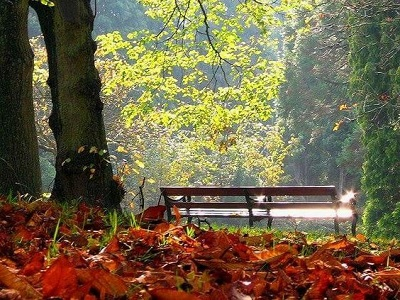
#> input picture Exercise IULI/Review/No 8/scene.jpg, 400 x 300 px
$ python 'No 8.py'   (Python 2 division)
#> lines starting #> are read from the running program, lines starting #| are printed output that depends on the picture; after the words box and inside, x2 and y2 are one past the last pixel; in counts of white or black regions, pixels touching at a corner belong together
# -*- coding: utf-8 -*-
"""
Created on Sun Mar 11 16:07:49 2018

@author: MSI
"""

import cv2
import numpy as np

img = cv2.imread('scene.jpg')
#> img is the input picture: shape (300, 400, 3); mean B, G, R 70.8, 100.8, 114.5
ret,val1 = cv2.threshold(img,128,255,cv2.THRESH_BINARY)
ret,val2 = cv2.threshold(img,128,255,cv2.THRESH_BINARY_INV)
ret,val3 = cv2.threshold(img,128,255,cv2.THRESH_TRUNC)
ret,val4 = cv2.threshold(img,128,255,cv2.THRESH_TOZERO)
ret,val5 = cv2.threshold(img,128,255,cv2.THRESH_TOZERO_INV)

gray= cv2.cvtColor(img,cv2.COLOR_BGR2GRAY)
numpy_horizontal = np.hstack((img,val1,val2))
numpy_horizontal2 = np.hstack((val3,val4,val5))
vertical = np.vstack((numpy_horizontal,numpy_horizontal2))

l1, w1, d1 = vertical.shape
#> l1 = 600; w1 = 1200; d1 = 3
black = np.zeros((l1/7, w1, d1), np.uint8)
hcat = cv2.vconcat((black, vertical))
font = cv2.FONT_HERSHEY_SIMPLEX

cv2.putText(hcat,'The order from left to right Ori,Binary,Binary_inv,Trunc,ToZero,ToZero_inv',(40,50), font, 0.8,(255, 255, 255), 3, 0)
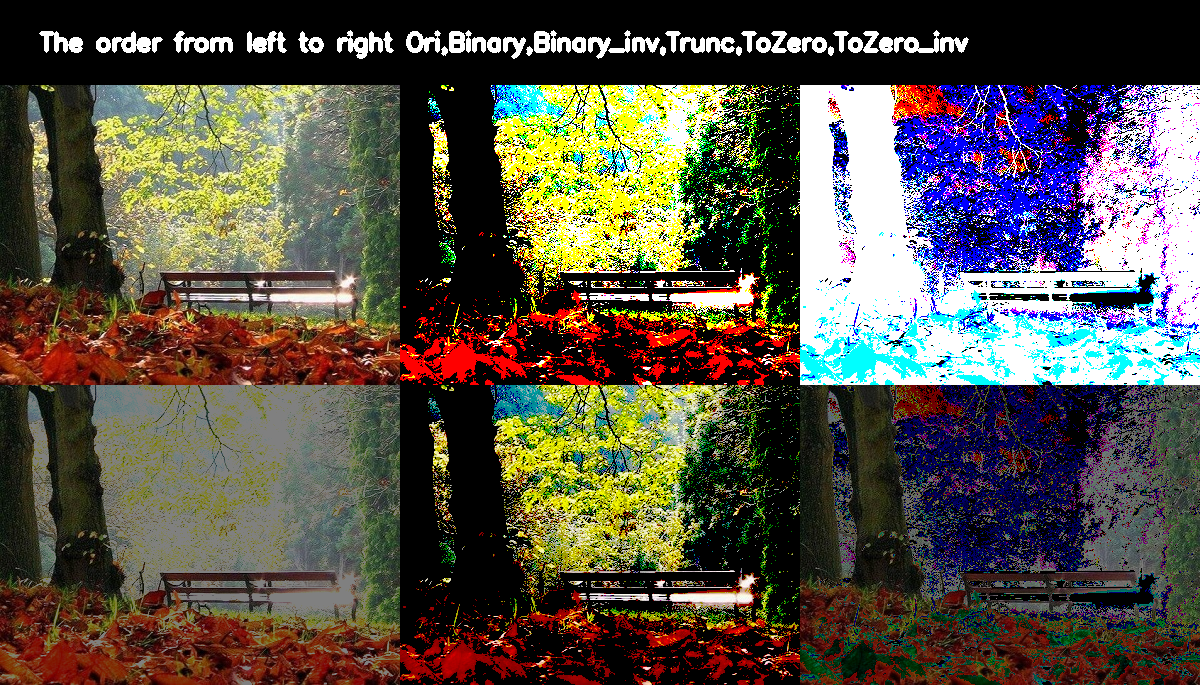
#> hcat: shape (685, 1200, 3); mean B, G, R 70.4, 81.7, 87.5


adp_val1 = cv2.adaptiveThreshold(gray,255,cv2.ADAPTIVE_THRESH_MEAN_C,cv2.THRESH_BINARY,9,5)
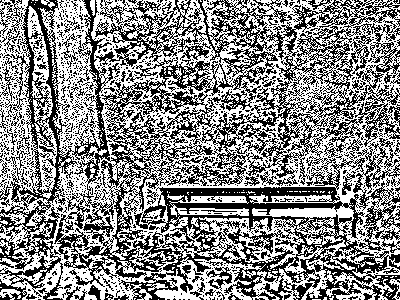
#> adp_val1: shape (300, 400); 53.8% white; black in thin lines or dots
adp_val2 = cv2.adaptiveThreshold(gray,255,cv2.ADAPTIVE_THRESH_MEAN_C,cv2.THRESH_BINARY_INV,9,5)
#> adp_val2: shape (300, 400); 46.2% white in thin lines or dots
adp_val3 =  cv2.adaptiveThreshold(gray,255,cv2.ADAPTIVE_THRESH_GAUSSIAN_C,cv2.THRESH_BINARY,9,5)
#> adp_val3: shape (300, 400); 56.5% white; black in thin lines or dots
adp_val4 = cv2.adaptiveThreshold(gray,255,cv2.ADAPTIVE_THRESH_GAUSSIAN_C,cv2.THRESH_BINARY_INV,9,5)
#> adp_val4: shape (300, 400); 43.5% white in thin lines or dots
hori1 = np.hstack((adp_val1,adp_val2,adp_val3,adp_val4))
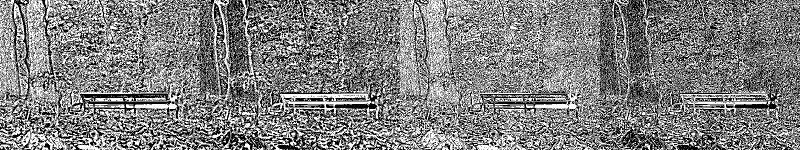
#> hori1: shape (300, 1600) (shown at 1/2 size); 50% white in thin lines or dots
l2, w2= hori1.shape
#> l2 = 300; w2 = 1600
black2 = np.zeros((l2/7, w2), np.uint8)
hcat2 = cv2.vconcat((black2, hori1))
#> hcat2: shape (342, 1600); 43.9% white in thin lines or dots, all inside (x1, y1, x2, y2) = (0, 42, 1600, 342)
font = cv2.FONT_HERSHEY_SIMPLEX

cv2.putText(hcat2,'Adaptive threshold param 5, The order Mean-Binary, Mean-Binary_INV, Gaus-Binary,Gaus-Binary_inv',(10,20), font, 0.8,(255, 255, 255), 3, 0)
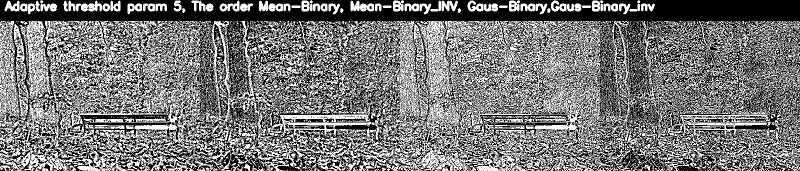
#> hcat2: shape (342, 1600) (shown at 1/2 size); 46.4% white in thin lines or dots


adp_val5 = cv2.adaptiveThreshold(gray,255,cv2.ADAPTIVE_THRESH_MEAN_C,cv2.THRESH_BINARY,9,0)
#> adp_val5: shape (300, 400); 44.1% white in thin lines or dots
adp_val6 = cv2.adaptiveThreshold(gray,255,cv2.ADAPTIVE_THRESH_MEAN_C,cv2.THRESH_BINARY_INV,9,0)
#> adp_val6: shape (300, 400); 55.9% white; black in thin lines or dots
adp_val7 =  cv2.adaptiveThreshold(gray,255,cv2.ADAPTIVE_THRESH_GAUSSIAN_C,cv2.THRESH_BINARY,9,0)
#> adp_val7: shape (300, 400); 44.6% white in thin lines or dots
adp_val8 = cv2.adaptiveThreshold(gray,255,cv2.ADAPTIVE_THRESH_GAUSSIAN_C,cv2.THRESH_BINARY_INV,9,0)
#> adp_val8: shape (300, 400); 55.4% white; black in thin lines or dots
hori2 = np.hstack((adp_val5,adp_val6,adp_val7,adp_val8))
#> hori2: shape (300, 1600); 50% white in thin lines or dots
l3, w3= hori2.shape
#> l3 = 300; w3 = 1600
black3 = np.zeros((l3/7, w3), np.uint8)
hcat3 = cv2.vconcat((black3, hori2))
font = cv2.FONT_HERSHEY_SIMPLEX

cv2.putText(hcat3,'Adaptive threshold param 0, The order Mean-Binary, Mean-Binary_INV, Gaus-Binary,Gaus-Binary_inv',(10,20), font, 0.8,(255, 255, 255), 3, 0)
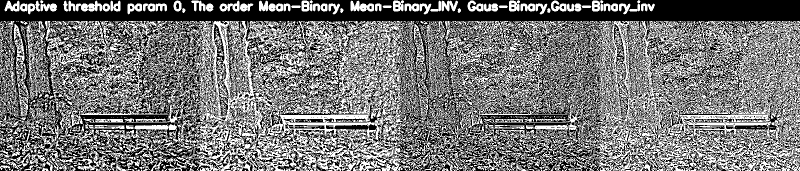
#> hcat3: shape (342, 1600) (shown at 1/2 size); 46.4% white in thin lines or dots


adp_val9 = cv2.adaptiveThreshold(gray,255,cv2.ADAPTIVE_THRESH_MEAN_C,cv2.THRESH_BINARY,9,-5)
#> adp_val9: shape (300, 400); 35.6% white in thin lines or dots
adp_val10 = cv2.adaptiveThreshold(gray,255,cv2.ADAPTIVE_THRESH_MEAN_C,cv2.THRESH_BINARY_INV,9,-5)
#> adp_val10: shape (300, 400); 64.4% white; black in thin lines or dots
adp_val11 =  cv2.adaptiveThreshold(gray,255,cv2.ADAPTIVE_THRESH_GAUSSIAN_C,cv2.THRESH_BINARY,9,-5)
#> adp_val11: shape (300, 400); 34.4% white in thin lines or dots
adp_val12 = cv2.adaptiveThreshold(gray,255,cv2.ADAPTIVE_THRESH_GAUSSIAN_C,cv2.THRESH_BINARY_INV,9,-5)
#> adp_val12: shape (300, 400); 65.6% white; black in thin lines or dots
hori3 = np.hstack((adp_val9,adp_val10,adp_val11,adp_val12))
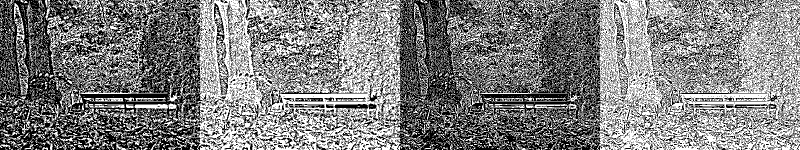
#> hori3: shape (300, 1600) (shown at 1/2 size); 50% white in thin lines or dots
l4, w4= hori3.shape
#> l4 = 300; w4 = 1600
black4 = np.zeros((l4/7, w4), np.uint8)
hcat4 = cv2.vconcat((black4, hori3))
font = cv2.FONT_HERSHEY_SIMPLEX

cv2.putText(hcat4,'Adaptive threshold param -5, The order Mean-Binary, Mean-Binary_INV, Gaus-Binary,Gaus-Binary_inv',(10,20), font, 0.8,(255, 255, 255), 3, 0)
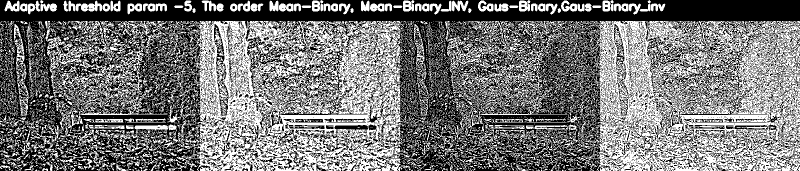
#> hcat4: shape (342, 1600) (shown at 1/2 size); 46.4% white in thin lines or dots

cv2.imshow('task ',hcat)
cv2.imshow('task a',hcat2)
cv2.imshow('task b(1)',hcat3)
cv2.imshow('task b(2)',hcat4)
#ret val_adp1 = cv2.adaptiveThreshold()

cv2.waitKey(0)
cv2.destroyAllWindows()
